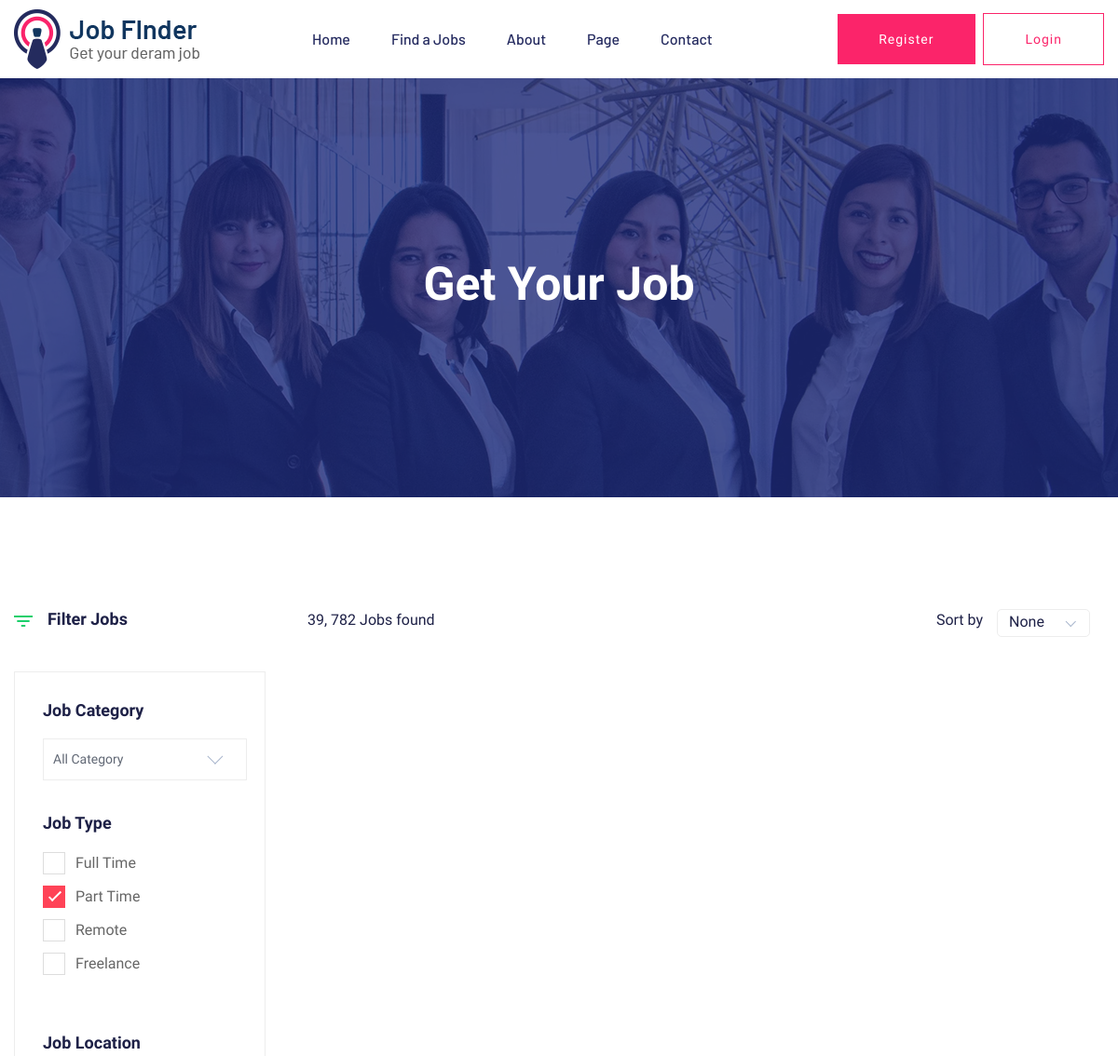
The app's page /Jobs/ (upper part), older data.
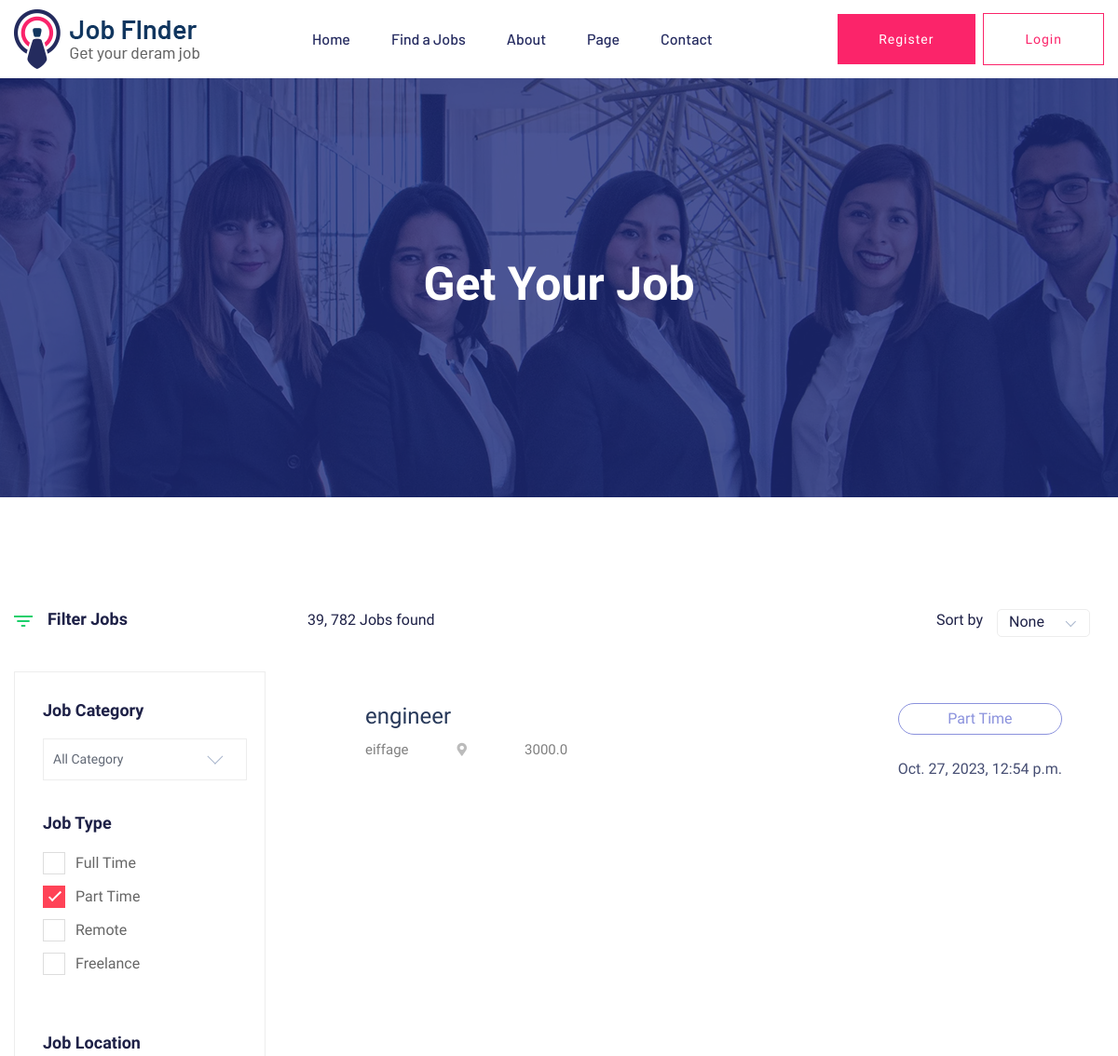
The same page, newer data.
### jobs/models.py (models this page shows, shortened)
class Job(models.Model):
    title=models.CharField(_('Title'),max_length=120)
    category=models.ForeignKey('Category',verbose_name=_('Category'),related_name='job_category',on_delete=models.SET_NULL,null=True,blank=True)
    agency=models.ForeignKey('Company',verbose_name=_('Agency'),related_name='job_company',on_delete=models.SET_NULL,null=True,blank=True)
    lacation=models.CharField(_('Location'),max_length=120)
    salary=models.FloatField(_('Salary'),)
    created_at=models.DateTimeField(_('Created at'),default=timezone.now)
    vacancy=models.IntegerField(_('Vacancy'),)
    nature=models.CharField(_('Nature'),max_length=20,choices=NATURE_TYPES)
    application_date=models.DateField(_('Application Date'),)
    description=models.TextField(_('Description'),max_length=50000)
    knowledge_requirements=models.TextField(_('Knowledge Requirements'),max_length=10000)
    education_experience=models.TextField(_('Education Experience'),max_length=10000)
    slug=models.SlugField(null=True,blank=True)

class Company(models.Model):
    name=models.CharField(_('Name'),max_length=120)
    logo=models.ImageField(_('Logo'),upload_to='campany')
    presentation=models.TextField(_('Presentation'),max_length=10000)
    website=models.TextField(_('Website'),max_length=300)
    email=models.TextField(_('Email'),max_length=300)
    slug=models.SlugField(null=True,blank=True)
    def __str__(self):
        return self.name

### jobs/views.py (the view)
# urls.py: path('', JobList.as_view()),
class JobList(generic.ListView):
    model=Job

### jobs/templates/jobs/job_list.html (shortened to what this page needs)
{% extends 'base.html' %}
{% block body %}
    <main>
        <div class="slider-area ">
            <div class="single-slider section-overly slider-height2 d-flex align-items-center" data-background="assets/img/hero/about.jpg">
                <div class="container">
                    <div class="row">
                        <div class="col-xl-12">
                            <div class="hero-cap text-center">
                                <h2>Get your job</h2>
                            </div>
                        </div>
                    </div>
                </div>
            </div>
        </div>
        <div class="job-listing-area pt-120 pb-120">
            <div class="container">
                <div class="row">
                    <div class="col-xl-3 col-lg-3 col-md-4">
                        <div class="row">
                            <div class="col-12">
                                    <div class="small-section-tittle2 mb-45">
                                    <div class="ion">
                                    </div>
                                    <h4>Filter Jobs</h4>
                                </div>
                            </div>
                        </div>
                        <div class="job-category-listing mb-50">
                            <div class="single-listing">
                            <div class="small-section-tittle2">
                                    <h4>Job Category</h4>
                            </div>
                                <div class="select-Categories pt-80 pb-50">
                                    <div class="small-section-tittle2">
                                        <h4>Job Type</h4>
                                    </div>
                                    <label class="container">Full Time
                                        <span class="checkmark"></span>
                                    </label>
                                    <label class="container">Part Time
                                        <span class="checkmark"></span>
                                    </label>
                                    <label class="container">Remote
                                        <span class="checkmark"></span>
                                    </label>
                                    <label class="container">Freelance
                                        <span class="checkmark"></span>
                                    </label>
                                </div>
                            </div>
                            <div class="single-listing">
                            <div class="small-section-tittle2">
                                    <h4>Job Location</h4>
                            </div>
                            </div>
                            <div class="single-listing">
                                <aside class="left_widgets p_filter_widgets price_rangs_aside sidebar_box_shadow">
                                    <div class="widgets_inner">
                                        <div class="range_item">
                                            <input type="text" class="js-range-slider" value="" />
                                        </div>
                                    </div>
                                </aside>
                            </div>
                        </div>
                    </div>
                    <div class="col-xl-9 col-lg-9 col-md-8">
                        <section class="featured-job-area">
                            <div class="container">
                                <div class="row">
                                    <div class="col-lg-12">
                                        <div class="count-job mb-35">
                                            <span>39, 782 Jobs found</span>
                                            <div class="select-job-items">
                                                <span>Sort by</span>
                                            </div>
                                        </div>
                                    </div>
                                </div>
                                    {% for object in job_list %}
                                        <div class="single-job-items mb-30">
                                            <div class="job-items">
                                                <div class="company-img">
                                                </div>
                                                <div class="job-tittle job-tittle2">
                                                    <a href="#">
                                                        <h4>{{object.title}}</h4>
                                                    </a>
                                                    <ul>
                                                        <li>{{object.agency}}</li>
                                                        <li><i class="fas fa-map-marker-alt"></i>{{object.location}}</li>
                                                        <li>{{object.salary}}</li>
                                                    </ul>
                                                </div>
                                            </div>
                                            <div class="items-link items-link2 f-right">
                                                <a href="/jobs/{{object.slug}}">{{object.nature}}</a>
                                                <span>{{object.created_at}}</span>
                                            </div>
                                        </div>
                                    {% endfor %}
                            </div>
                        </section>
                    </div>
                </div>
            </div>
        </div>
    </main>
{% endblock body %}

### templates/base.html (shortened to what this page needs)
{% load static %}
<!doctype html>
<html class="no-js" lang="zxx">
    <head>
            <link rel="stylesheet" href="{% static 'en/css/bootstrap.min.css' %}">
            <link rel="stylesheet" href="{% static 'en/css/owl.carousel.min.css' %}">
            <link rel="stylesheet" href="{% static 'en/css/flaticon.css' %}">
            <link rel="stylesheet" href="{% static 'en/css/price_rangs.css' %}">
            <link rel="stylesheet" href="{% static 'en/css/slicknav.css' %}">
            <link rel="stylesheet" href="{% static 'en/css/animate.min.css' %}">
            <link rel="stylesheet" href="{% static 'en/css/magnific-popup.css' %}">
            <link rel="stylesheet" href="{% static 'en/css/fontawesome-all.min.css' %}">
            <link rel="stylesheet" href="{% static 'en/css/themify-icons.css' %}">
            <link rel="stylesheet" href="{% static 'en/css/slick.css' %}">
            <link rel="stylesheet" href="{% static 'en/css/nice-select.css' %}">
            <link rel="stylesheet" href="{% static 'en/css/style.css' %}">
   </head>
   <body>
    <header>
       <div class="header-area header-transparrent">
           <div class="headder-top header-sticky">
                <div class="container">
                    <div class="row align-items-center">
                        <div class="col-lg-3 col-md-2">
                            <div class="logo">
                                <a href="index.html"><img src="{% static 'en/img/logo/logo.png' %}" alt=""></a>
                            </div>
                        </div>
                        <div class="col-lg-9 col-md-9">
                            <div class="menu-wrapper">
                                <div class="main-menu">
                                    <nav class="d-none d-lg-block">
                                        <ul id="navigation">
                                            <li><a href="index.html">Home</a></li>
                                            <li><a href="job_listing.html">Find a Jobs </a></li>
                                            <li><a href="about.html">About</a></li>
                                            <li><a href="#">Page</a>
                                            </li>
                                            <li><a href="contact.html">Contact</a></li>
                                        </ul>
                                    </nav>
                                </div>
                                <div class="header-btn d-none f-right d-lg-block">
                                    <a href="#" class="btn head-btn1">Register</a>
                                    <a href="#" class="btn head-btn2">Login</a>
                                </div>
                            </div>
                        </div>
                        <div class="col-12">
                        </div>
                    </div>
                </div>
           </div>
       </div>
    </header>
    {% block body %}
    {% endblock body %}
    </body>
</html>

### static/en/css/price_rangs.css (style rules this page uses)
.irs-hidden-input { position: absolute !important; display: block !important; top: 0 !important; left: 0 !important; width: 0 !important; height: 0 !important; font-size: 0 !important; line-height: 0 !important; padding: 0 !important; margin: 0 !important; outline: none !important; z-index: -9999 !important; background: none !important; border-style: solid !important; border-color: transparent !important; }

Row changes from the older to the newer data that the page shows:
added Job: title "engineer", agency "eiffage", salary "3000.0", nature "Part Time", created_at "Oct. 27, 2023, 12:54 p.m."
